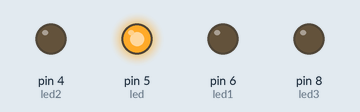
The sketch below on a simulated Arduino Uno, built with avr-gcc and run on an emulated ATmega328P. Shown: output pins drawn as LEDs (lit = HIGH).

Above: at 0.5 s.
At 2.5 s:
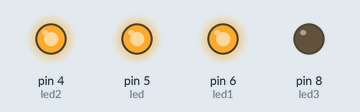
At 3.5 s:
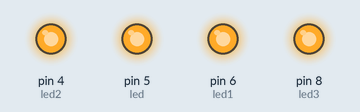
At 4.5 s:
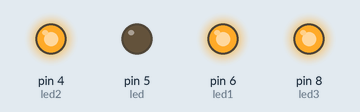
At 6.5 s:
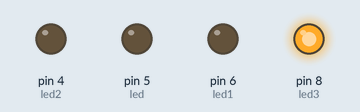
At 9.5 s:
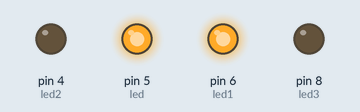
Timing chart, 0 to 10.4 s (numbered marks = the images above):
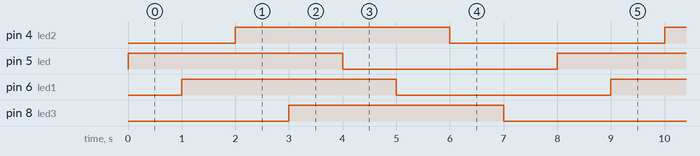

Measured:
- by itself, pin 4 (led2), pin 5 (led), pin 6 (led1), pin 8 (led3): alternates HIGH for 4.0 s and LOW for 4.0 s
- by itself, everything shown: repeats every 8.0 s, in 8 steps

The sketch:

IOT.ino
```cpp
int led =5;
int led1=6;
int led2=4;
int led3=8;
void setup() {
  // put your setup code here, to run once:
  pinMode (led,OUTPUT);
  pinMode (6,OUTPUT);
  pinMode (led2,OUTPUT);
  pinMode (led3,OUTPUT);


}

void loop() {
  // put your main code here, to run repeatedly:
  digitalWrite(led,HIGH);
  delay(1000);
  digitalWrite(led1,HIGH);
  delay(1000);
  digitalWrite(led2,HIGH);
  delay(1000);
  digitalWrite(led3,HIGH);
  delay(1000);
  digitalWrite(led,LOW);
  delay(1000);
  digitalWrite(led1,LOW);
  delay(1000);
  digitalWrite(led2,LOW);
  delay(1000);
  digitalWrite(led3,LOW);
  delay(1000);


}
```
